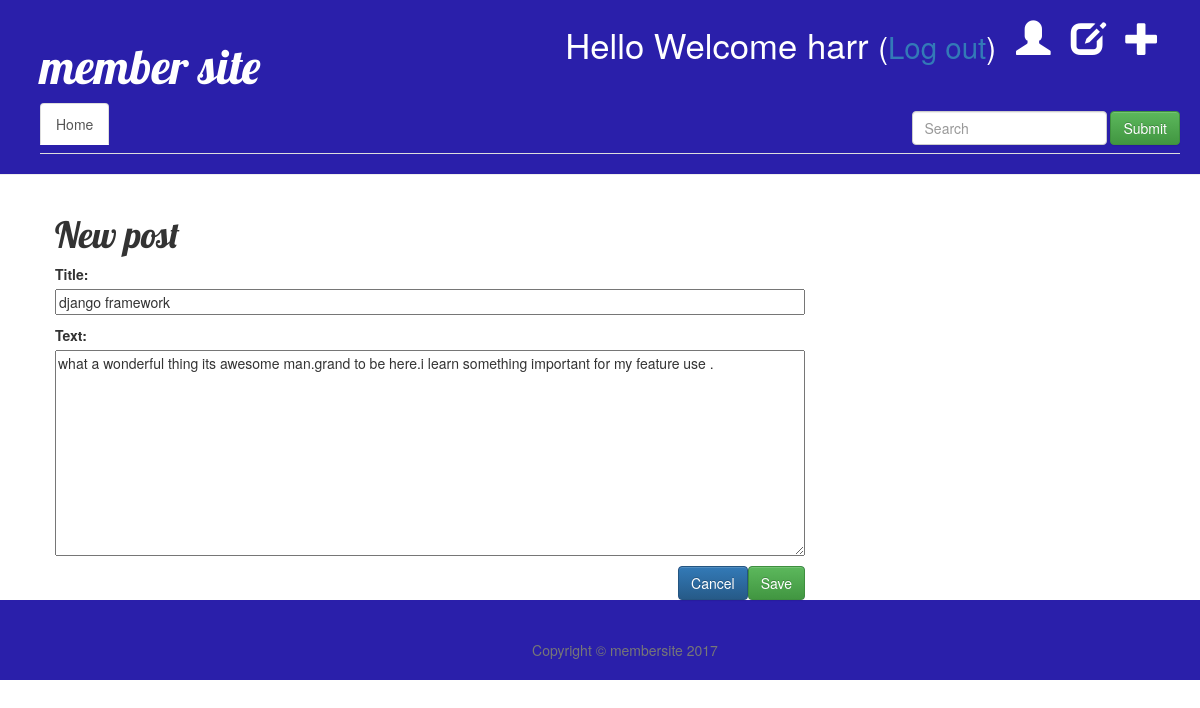
Screenshot of /post/2/edit/ (signed in) with the database file from the repository.
### blog/models.py (models this page shows, shortened)
class Post(models.Model):
    author = models.ForeignKey('auth.User')
    title = models.CharField(max_length=200)
    text = models.TextField()
    created_date = models.DateTimeField(
            default=timezone.now)
    published_date = models.DateTimeField(
            blank=True, null=True)
    class Meta:
        unique_together = ["title", "text"]
        ordering = ["published_date","author"]

### blog/views.py (the view)
# urls.py: url(r'^post/(?P<pk>\d+)/edit/$', views.post_edit, name='post_edit'),
@login_required
def post_edit(request, pk):
    post = get_object_or_404(Post, pk=pk)
    if request.method == "POST":
        form = PostForm(request.POST, instance=post)
        if form.is_valid():
            post = form.save(commit=False)
            post.author = request.user
            post.published_date = timezone.now()
            post.save()
            return redirect('post_detail', pk=post.pk)
    else:
        form = PostForm(instance=post)
    return render(request, 'blog/post_edit.html', {'form': form})

### blog/forms.py
class PostForm(forms.ModelForm):
    class Meta:
        model = Post
        fields = ('title', 'text',)

### blog/templates/blog/post_edit.html (shortened to what this page needs)
{% extends 'blog/base.html' %}
{% block content %}
    <h1>New post</h1>
    <form method="POST" class="post-form">{% csrf_token %}
        {{ form.as_p }}
        <button type="submit" class="save btn btn-Success">Save</button>
        <a href="javascript:history.go(-1)" button type="button" class="button btn btn-primary">Cancel</a>
    </form>
{% endblock %}

### blog/templates/blog/base.html (shortened to what this page needs)
{% load staticfiles %}
<html>
    <head>
        <link rel="stylesheet" href="//maxcdn.bootstrapcdn.com/bootstrap/3.2.0/css/bootstrap.min.css">
        <link rel="stylesheet" href="//maxcdn.bootstrapcdn.com/bootstrap/3.2.0/css/bootstrap-theme.min.css">
        <link rel="stylesheet" href="{% static 'css/blog.css' %}">
    </head>
    <body>
        <div class="page-header">
        {% if user.is_authenticated %}
            <a href="{% url 'post_new' %}" class="top-menu"><span class="glyphicon glyphicon-plus"></span></a>
            <a href="{% url 'post_draft_list' %}" class="top-menu"><span class="glyphicon glyphicon-edit"></span></a>
            <a href="{% url 'profile' %}" class="top-menu"><span class="glyphicon glyphicon-user"></span></a>
            <p class="top-menu">Hello Welcome {{ user.username }} <small>(<a href="{% url 'logout' %}">Log out</a>)</small></p>
        {% else %}
            <a href="{% url 'login' %}" class="top-menu"><span class="glyphicon glyphicon-lock"></span></a>
        {% endif %}
            <h1><a href="/">member site</a></h1>
            <ul class="nav nav-tabs">
            <li role="presentation" class="active"><a href="/">Home</a></li>
               <form class="navbar-form navbar-right" role="search">
                <div class="form-group">
                    <input type="text" class="form-control" placeholder="Search">
                </div>
                <button type="submit" class="btn btn-success">Submit</button>
                </form>
            </ul>
        </div>
        <div class="content container">
            <div class="row">
                <div class="col-md-8">
                    {% block content %}
                    {% endblock %}
                </div>
            </div>
        </div>
    <footer>
        <div class="container">
            <div class="row">
                <div class="col-lg-8 col-lg-offset-2 col-md-10 col-md-offset-1">
                    <ul class="list-inline text-center">
                    </ul>
                    <p class="copyright text-muted">Copyright &copy; membersite 2017</p>
                </div>
            </div>
        </div>
    </footer>
    </body>
 </html>

### blog/static/css/blog.css (style rules this page uses)
.page-header { background-color: #2A1FAA; margin-top: 0; padding: 20px 20px 20px 40px; }
.page-header h1, .page-header h1 a, .page-header h1 a:visited, .page-header h1 a:active { color: #ffffff; font-size: 36pt; text-decoration: none; }
.content { margin-left: 40px; }
h1, h2, h3, h4 { font-family: 'Lobster', cursive; }
.save { float: right; background-color: #2A1FAA; }
.button { float: right; background-color: #2A1FAA; }
.post-form textarea, .post-form input { width: 100%; }
.top-menu, .top-menu:hover, .top-menu:visited { color: #ffffff; float: right; font-size: 26pt; margin-right: 20px; }
footer { background-color: #2A1FAA; margin-top: 0; padding: 20px 20px 20px 40px; }
footer .list-inline { margin: 0; padding: 0; }
footer .copyright { font-size: 14px; text-align: center; margin-bottom: 0; }

### rows the page displays
Post: title "django framework", text "what a wonderful thing its awesome man.grand to be here.i learn something important for my feature use ."

### other values shown
{{ user.username }} "harr"
